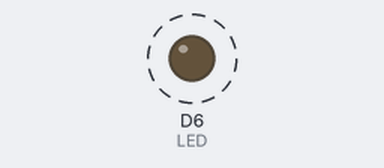
Simulated run of this sketch. Board: ESP8266 (NodeMCU). Shown: output pins drawn as LEDs (lit = HIGH). Dashed ring = blinking. WiFi joins after 1.5 s; servers stay silent unless stated; what the sketch prints to the serial monitor is not drawn.

Above: at 2.0 s.
Timing chart, 0 to 6.1 s (numbered marks = the images above):
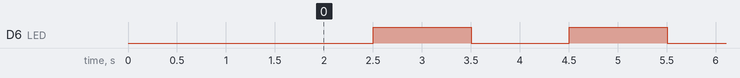

Measured:
- by itself, D6 (LED): alternates HIGH for 1.0 s and LOW for 1.0 s

The sketch:

Lesson_Blink_OTA_ready.ino
```cpp
/*
 * Credits: https://www.plusivo.com
 *
 * Lesson 32: OTA Upload
 *
 * More information about the code can be found in the guide.
 */

#include <ArduinoOTA.h>

const char* ssid = "................";
const char* password = "............";

//the int variable "LED" stores the pin used by the LED
const int LED = D6;

//the int variable "delayTime" stores the time (in milliseconds) between the blinks
//1000 milliseconds = 1 second
const int delayTime = 1000;

//the setup function runs only once when the board is powered
void setup()
{
  pinMode(LED, OUTPUT);

  //start the serial communication with the computer at 115200 bits/s
  Serial.begin(115200);

  //print a message into the Serial Monitor
  Serial.println("Booting");

  WiFi.mode(WIFI_STA);

  //connect to the WiFi network using the ssid and password strings
  WiFi.begin(ssid, password);

  while (WiFi.waitForConnectResult() != WL_CONNECTED) {
    Serial.println("Connection Failed! Rebooting...");
    delay(5000);
    ESP.restart();
  }

  //initialise the OTA
  ArduinoOTA.begin();

  //display the IP of the board in Serial Monitor
  Serial.print("IP address: ");
  Serial.println(WiFi.localIP());
}

// the loop function runs over and over again forever
void loop()
{
  ArduinoOTA.handle();

  //the next two instructions are used to turn off the LED and wait for 1 second
  digitalWrite(LED, LOW);
  delay(delayTime);

  //the next two instructions are used to turn on the LED and wait for 1 second
  digitalWrite(LED, HIGH);
  delay(delayTime);
}
```
